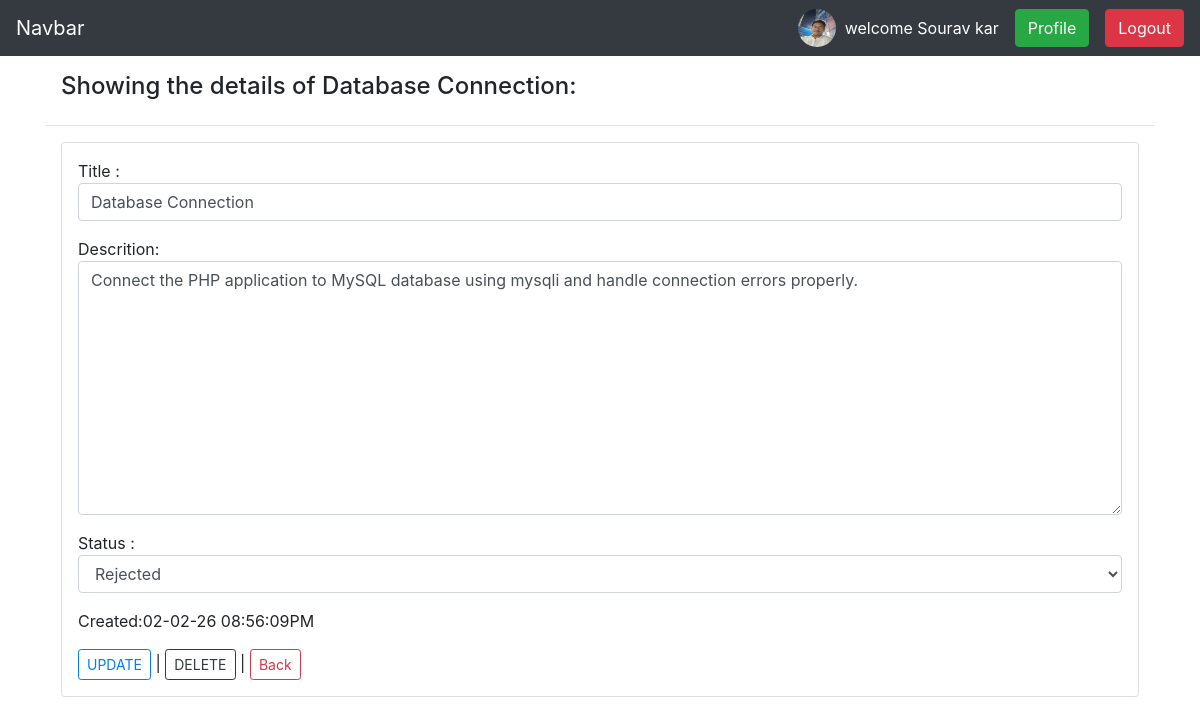
The page /view_task.php?tid=tasks-3020-1770065769 (signed in) on the database its author committed.
### tables this page shows
CREATE TABLE `tasks` (
  `task_id` varchar(100) NOT NULL,
  `title` text NOT NULL,
  `description` text NOT NULL,
  `status` varchar(20) NOT NULL DEFAULT 'Pending',
  `user_id` varchar(100) NOT NULL,
  `created` timestamp NOT NULL DEFAULT current_timestamp()
);

### view_task.php (the view, shortened to what this page needs)
<!DOCTYPE html>
<html lang="en">
<head>
    <?php include_once("./assets/plugins.php"); ?>
</head>
<body>
  <?php include('./assets/nav.php');?>
    <?php
       $taskId = !(empty($_GET['tid'])) ? $_GET['tid'] : null;
  if ($taskId) {
    $con = new MYSQLi(HOST, USER, PASS, DB);
    if ($con->connect_error)
      die($con->connect_error);
    else {
      $SQL = "select * from tasks where task_id=?";
      $stmt = $con->prepare($SQL);
      $stmt->bind_param("s", $taskId);
      $stmt->execute();
      $resultSet = $stmt->get_result();
      if ($rows = $resultSet->fetch_assoc()) {
            ?>
             <div class="container">
              <header class="modal-header">
            <h4>Showing the details of <?php echo $rows['title'];?>:</h4>
        </header>
              <div class="card p-3 m-3">
                <form method="POST" action="update_task">
            <p class="form-group">Title : <input type="text" name="editTitle" value="<?php echo $rows['title'];?>" class="form-control"></p>
            <p class="form-group">Descrition: <textarea name="editDesc" id="editDesc" cols="30" rows="10" class="form-control"><?php echo $rows['description'];?></textarea></p>
            <p class="form-group">Status :
            <select name="editStatus" class="form-control" required>
                <option <?php if($rows['status'] =="Rejected") echo "selected"; ?>>Rejected</option>
            </select>
           </p>
            <p class="form-group">Created:<?php echo  date("d-m-y h:i:sA",strtotime($rows['created']));?></p>
            <button class="btn btn-sm btn-outline-primary">UPDATE</button> |
            <a  class="btn btn-sm btn-outline-dark" onclick="return confirm('Do You want to Delete This Task ?');" href="task_delete?tid=<?php echo $rows['task_id'];?>">DELETE</a> |
            <a href="task" class="btn btn-sm btn-outline-danger">Back</a>
           </form>
        </div>
            <?php
           }
        }
        }
    ?>
      </div>
</body>
</html>

### rows shown on the page
tasks: title "Database Connection", editTitle "Database Connection", editDesc "Connect the PHP application to MySQL database using mysqli and handle connection errors properly.", editStatus "Rejected", created "02-02-26 08:56:09PM"

### other values the page prints
$_SESSION['USER'] "Sourav kar"
